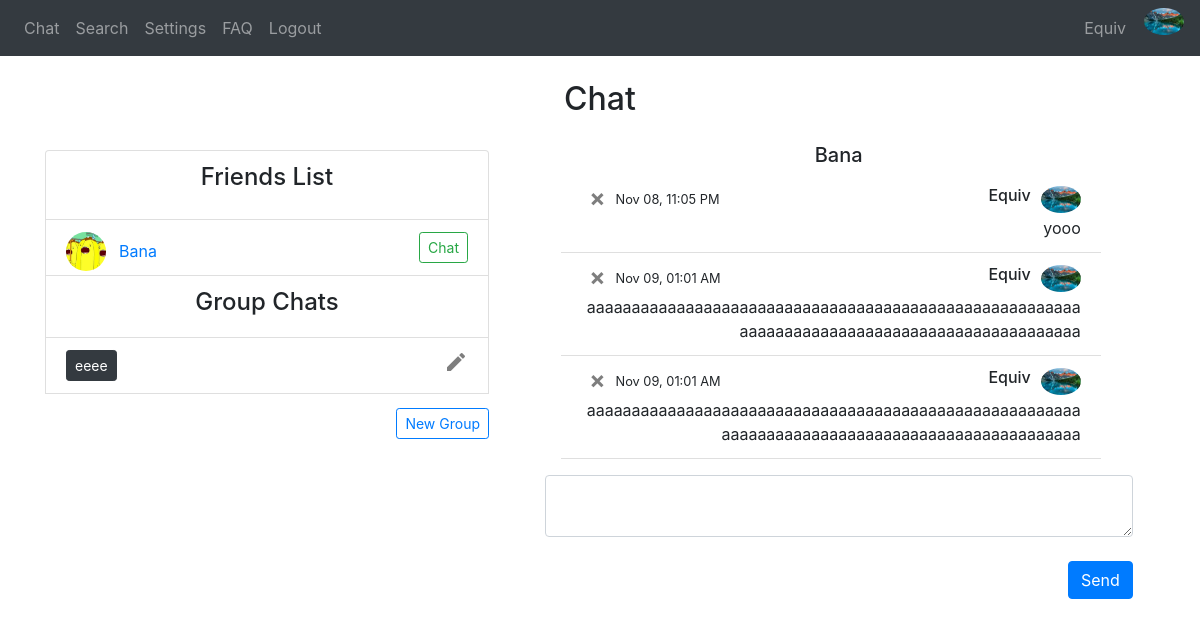
The app's page /chat/Bana (signed in) with its own data.
### website/models.py (models this page shows)
class User(db.Model, UserMixin):
    username = db.Column(db.String(150), unique=True)
    password = db.Column(db.String(150))
    answer = db.Column(db.String(150)) # security word
    question = db.Column(db.String(150)) # security question
    first_name = db.Column(db.String(150))
    status = db.Column(db.String(150))
    messages = db.relationship('Message')
    friends_list = db.relationship('Friend')
    id = db.Column(db.Integer, primary_key=True)
    name = db.Column(db.String(20))
    groups = db.relationship('Group', secondary=user_groups, backref=db.backref('members', lazy='dynamic'))
    image_file = db.Column(db.String(20), nullable=False, default='default.jpg')

class Message(db.Model):
    id = db.Column(db.Integer, primary_key=True)
    data = db.Column(db.String(10000))
    date = db.Column(db.DateTime(timezone=True), default=func.now(tz=pytz.timezone('US/Eastern')))
    user_id = db.Column(db.Integer, db.ForeignKey('user.id')) #one-to-many relationship
    recipient_id = db.Column(db.Integer)
    group_id = db.Column(db.Integer)

class Friend(db.Model):
    id = db.Column(db.Integer, primary_key=True)
    user_id = db.Column(db.Integer, db.ForeignKey('user.id')) #one-to-many relationship
    friend_id = db.Column(db.Integer)
    friend_name = db.Column(db.String(10000))

class Group(db.Model):
    group_id = db.Column(db.Integer, primary_key=True)
    group_name = db.Column(db.String(20))

### website/views.py (the view, shortened to what this page needs)
@views.route('/chat/<string:recipient>', methods=['GET', 'POST'])
@login_required
def chat_with(recipient):
    recipient = User.query.filter(User.username == recipient).first_or_404()
    user_db = User.query.all()
    message_db = Message.query.all()
    return render_template("chat.html", User=User, user=current_user, username=current_user.username, user_db=user_db, Message = Message, recipient=recipient, desc=desc, redirect=redirect, message1=None, datetime=datetime)

### website/__init__.py (called while the page is built)
def create_app():
    app = Flask(__name__)
    app.config['SECRET_KEY'] = 'wadkjwlajda'
    app.config['SQLALCHEMY_DATABASE_URI'] = f'sqlite:///{DB_NAME}'
    db.init_app(app)
    from .views import views
    from .auth import auth
    from .group_views import group_views
    app.register_blueprint(views, url_prefix='/')
    app.register_blueprint(auth, url_prefix='/')
    app.register_blueprint(group_views, url_prefix='/')
    from .models import User, Message
    create_database(app)
    login_manager = LoginManager()
    login_manager.login_view = 'auth.login'
    login_manager.init_app(app)
    @login_manager.user_loader
    def load_user(id):
        return User.query.get(int(id))
    return app

### website/templates/chat.html (shortened to what this page needs)
{% extends "base.html" %} {% block title %}Chat{% endblock %} {% block content
    %}
    <h2 align="center">Chat</h2>
{% if recipient %}
<div style="float: right; width: 55%; padding-right: 2%; padding-top: 1.5%;">
    <ul class="list-group list-group-flush" id="messages">
        <h5 align="center">{{recipient.username}}</h5>
            <div class="overflow-auto p-3 mb-3 mb-md-0 mr-md-3 bg-light;" style="max-height: 300px; display: flex; flex-direction: column-reverse;">
            {% for message in Message.query.order_by(desc(Message.id)).all() %}
            {% if message.user_id == user.id and message.recipient_id == recipient.id %}
                <li class="list-group-item">
                    <div style="height:30px">
                        <div style="float: right; padding-left: 10px"><img style="width:40px" class="rounded-circle account-img" src="{{ url_for('static', filename='profile_pics/' + current_user.image_file) }}"></div>
                        <div style="float: right"><h6>{{username}}</h6></div>
                        <div style="float: left; width: 5%"><a class="close" id="chat" href="/delete-message/{{message.id}}/{{recipient.username}}"><span aria-hidden="true">&times;</span></a></div>
                    {% if (message.date - datetime.datetime.now()).days < 0 %}
                    <div style="float:left; padding-left: 10px"><small>{{(message.date - datetime.timedelta(hours=5)).strftime('%b %d, %I:%M %p')}}</small></div>
                    {% elif (message.date - datetime.datetime.now()).days == -1 %}
                        <div style="float:left; padding-left: 10px"><small>{{(message.date - datetime.timedelta(hours=5)).strftime('Yesterday, %I:%M %p')}}</small></div>
                    {% else %}
                        <div style="float:left; padding-left: 10px"><small>{{(message.date - datetime.timedelta(hours=5)).strftime('%I:%M %p')}}</small></div>
                    {% endif %}
                </div>
                <div style="overflow-wrap: break-word" align="right">{{message.data}}</div>
                </li>
            {% endif %}
        {% endfor %}
        </div>
    </ul>
    <form method="POST">
        <textarea name="message" id="message" class="form-control"></textarea>
        <br />
        <div align="right">
            <button type="submit" class="btn btn-primary" onclick="document.getElementById('sound_send').play();" >Send</button>
        </div>
    </form>
</div>
{% endif %}
    <br />
<div style="float: left; width: 40%; padding-left: 0%">
    <li style="height: 70px" class="list-group-item"><h4 align="center">Friends List</h4></li>
    {% if user.friends_list %}
        {% for friend in user.friends_list %}
            <li class="list-group-item">
                <div style="float: left"><img style="width:40px" class="rounded-circle account-img" src="{{ url_for('static', filename='profile_pics/' + User.query.filter(User.id == friend.friend_id).first_or_404().image_file) }}"></div>
                <div style="float: left"><a class="btn btn-link" id="chat" href="/profile/{{User.query.filter(User.id == friend.friend_id).first_or_404().username}}">{{User.query.filter(User.id == friend.friend_id).first_or_404().username}}</a></div>
                <div align="right"><a class="btn btn-outline-success btn-sm" id="chat" href="/chat/{{User.query.filter(User.id == friend.friend_id).first_or_404().username}}">Chat</a></div>
            </li>
        {% endfor %}
    {% endif %}
    {% if user.groups %}
    <li class="list-group-item"><h4 align="center">Group Chats</h4></li>
        {% for group in user.groups %}
            <li class="list-group-item">
                <a class="btn btn-dark btn-sm" id="chat" href="/group-chat/{{group.group_id}}">{{group.group_name}}</a>
                <div style="float: right; width: 5%"><a class="close" id="chat" href="/change-group-name/{{group.group_id}}"><span aria-hidden="true"><i class="material-icons">mode_edit</i></span></a></div>
            </li>
        {% endfor %}
    {% endif %}
    <div style="float: right; padding-top: 3%"><a class="btn btn-outline-primary btn-sm" id="create-group" href="/create-group">New Group</a></div>
</div>
{% endblock %}

### website/templates/base.html (shortened to what this page needs)
<!DOCTYPE html>
<html>
  <head>
    <link
      rel="stylesheet"
      href="https://stackpath.bootstrapcdn.com/bootstrap/4.4.1/css/bootstrap.min.css"
    />
    <link
      rel="stylesheet"
      href="https://stackpath.bootstrapcdn.com/font-awesome/4.7.0/css/font-awesome.min.css"
    />
  </head>
  <body>
    <nav class="navbar navbar-expand-lg navbar-dark bg-dark">
      <div class="collapse navbar-collapse" id="navbar">
        <div class="navbar-nav">
          {% if current_user.is_authenticated %}
            <a class="nav-item nav-link" id="chat" href="/">Chat</a>
            <a class="nav-item nav-link" id="search" href="/search">Search</a>
            <a class="nav-item nav-link" id="settings" href="/settings">Settings</a>
            <a class="nav-item nav-link" id="faq" href="/faq">FAQ</a>
            <a class="nav-item nav-link" id="logout" href="/logout">Logout</a>
          {% else %}
            <a class="nav-item nav-link" id="login" href="/login">Log In</a>
            <a class="nav-item nav-link" id="signUp" href="/sign-up">Sign Up</a>
            <a class="nav-item nav-link" id="faq" href="/faq">FAQ</a>
          {% endif %}
        </div>
      </div>
      <div class="collapse navbar-collapse justify-content-end" id="navbar">
        <div class="navbar-nav">
          {% if current_user.is_authenticated %}
          <a class="nav-item nav-link" id="chat" href="/profile">{{current_user.username}}</a>
          <div style="float: right; padding-left: 10px"><a href="/profile"><img style="width:40px" class="rounded-circle account-img" src="{{ url_for('static', filename='profile_pics/' + current_user.image_file) }}"></a></div>
          {% endif %}
        </div>
      </div>
    </nav>
    <br />
    <div class="container">{% block content %} {% endblock %}</div>
  </body>
</html>

### records on screen
User: username "Equiv", image_file (picture)
User: username "Bana", query.filter "Bana"
Message: image_file (picture), date "Nov 09, 01:01 AM", data "aaaaaaaaaaaaaaaaaaaaaaaaaaaaaaaaaaaaaaaaaaaaaaaaaaaaaaaaaaaaaaaaaaaaaaaaaaaaaaaaaaaaaaaaaaaaaaa"
Message: image_file (picture), date "Nov 09, 01:01 AM", data "aaaaaaaaaaaaaaaaaaaaaaaaaaaaaaaaaaaaaaaaaaaaaaaaaaaaaaaaaaaaaaaaaaaaaaaaaaaaaaaaaaaaaaaaaaaaa"
Message: image_file (picture), date "Nov 08, 11:05 PM", data "yooo"
Friend: image_file (picture)
Group: group_name "eeee"
